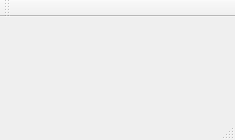
<?xml version="1.0" encoding="UTF-8"?>
<ui version="4.0">
 <class>MainWindow</class>
 <widget class="QMainWindow" name="MainWindow">
  <property name="geometry">
   <rect>
    <x>0</x>
    <y>0</y>
    <width>235</width>
    <height>140</height>
   </rect>
  </property>
  <property name="windowTitle">
   <string>MainWindow</string>
  </property>
  <widget class="QWidget" name="centralWidget"/>
  <widget class="QMenuBar" name="menuBar">
   <property name="geometry">
    <rect>
     <x>0</x>
     <y>0</y>
     <width>235</width>
     <height>26</height>
    </rect>
   </property>
  </widget>
  <widget class="QToolBar" name="mainToolBar">
   <attribute name="toolBarArea">
    <enum>TopToolBarArea</enum>
   </attribute>
   <attribute name="toolBarBreak">
    <bool>false</bool>
   </attribute>
  </widget>
  <widget class="QStatusBar" name="statusBar"/>
 </widget>
 <layoutdefault spacing="6" margin="11"/>
 <resources/>
 <connections/>
</ui>
